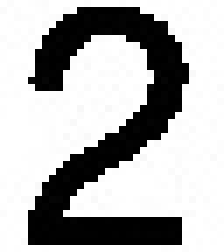
#> input picture computer-vision/optical_character_recognition/data/characters/2.jpg, 32 x 36 px (shown 7 times larger)
$ python task1.py
#> lines starting #> are read from the running program, lines starting #| are printed output that depends on the picture; after the words box and inside, x2 and y2 are one past the last pixel; in counts of white or black regions, pixels touching at a corner belong together
"""
Character Detection

The goal of this task is to implement an optical character recognition system consisting of Enrollment, Detection and Recognition sub tasks

Please complete all the functions that are labelled with '# TODO'. When implementing the functions,
comment the lines 'raise NotImplementedError' instead of deleting them.

Do NOT modify the code provided.
Please follow the guidelines mentioned in the project1.pdf
Do NOT import any library (function, module, etc.).
"""


import argparse
import json
import os
import glob
import cv2
import numpy as np


def read_image(img_path, show=False):
    """Reads an image into memory as a grayscale array.
    """
    img = cv2.imread(img_path, cv2.IMREAD_GRAYSCALE)

    if show:
        show_image(img)

    return img

# [7 lines left out: function show_image, not called in this run]

def parse_args():
    parser = argparse.ArgumentParser(description="cse 473/573 project 1.")
    parser.add_argument(
        "--test_img", type=str, default="./data/test_img.jpg",
        help="path to the image used for character detection (do not change this arg)")
    parser.add_argument(
        "--character_folder_path", type=str, default="./data/characters",
        help="path to the characters folder")
    parser.add_argument(
        "--result_saving_directory", dest="rs_directory", type=str, default="./",
        help="directory to which results are saved (do not change this arg)")
    args = parser.parse_args()
    return args

def ocr(test_img, characters):
    """Step 1 : Enroll a set of characters. Also, you may store features in an intermediate file.
       Step 2 : Use connected component labeling to detect various characters in an test_img.
       Step 3 : Taking each of the character detected from previous step,
         and your features for each of the enrolled characters, you are required to a recognition or matching.

    Args:
        test_img : image that contains character to be detected.
        characters_list: list of characters along with name for each character.

    Returns:
    a nested list, where each element is a dictionary with {"bbox" : (x(int), y (int), w (int), h (int)), "name" : (string)},
        x: row that the character appears (starts from 0).
        y: column that the character appears (starts from 0).
        w: width of the detected character.
        h: height of the detected character.
        name: name of character provided or "UNKNOWN".
        Note : the order of detected characters should follow english text reading pattern, i.e.,
            list should start from top left, then move from left to right. After finishing the first line, go to the next line and continue.

    """
    # TODO Add your code here. Do not modify the return and input arguments

    enrollment()

    detection()

    recognition()

    raise NotImplementedError

def enrollment():
    """ Args:
        You are free to decide the input arguments.
    Returns:
    You are free to decide the return.
    """
    # TODO: Step 1 : Your Enrollment code should go here.

    def image_loader(folder):
        image_list = []
        for filename in os.listdir(folder):
            img = cv2.imread(os.path.join(folder,filename))
            img = cv2.threshold(img, 127, 255, cv2.THRESH_BINARY_INV)[1]

            if img is not None:
                image_list.append(img)
        return image_list


    def sift_function(image_list):
        kp_sample = []
        des_sample = []
        sift = cv2.SIFT_create()

        for i in range(len(image_list)):
            keypoints,descriptors = sift.detectAndCompute(image_list[i],None)
            if keypoints is not None and descriptors is not None:
                kp_sample.append(keypoints)
                des_sample.append(descriptors)

        return kp_sample,des_sample


    image_list = image_loader('./data/characters')
    kp_sample,des_sample = sift_function(image_list)
    return kp_sample,des_sample,image_list

    raise NotImplementedError

# [170 lines left out: functions detection, recognition, save_results, not called in this run]


def main():
    args = parse_args()

    characters = []

    all_character_imgs = glob.glob(args.character_folder_path+ "/*")

    for each_character in all_character_imgs :
        character_name = "{}".format(os.path.split(each_character)[-1].split('.')[0])
        characters.append([character_name, read_image(each_character, show=False)])
#> in read_image, img is the input picture: shape (36, 32); min 0, max 255, mean 178.5
#> pass 2 of the loop in main, `for each_character in all_character_imgs :`:
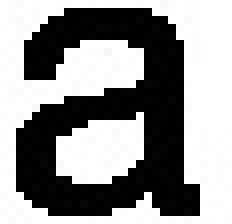
#> input picture computer-vision/optical_character_recognition/data/characters/a.jpg, 29 x 28 px (shown 8 times larger)
#> in read_image, img is the input picture: shape (28, 29); min 0, max 255, mean 145.1
#> pass 3 of the loop in main, `for each_character in all_character_imgs :`:
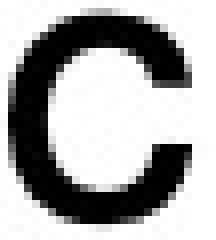
#> input picture computer-vision/optical_character_recognition/data/characters/c.jpg, 27 x 30 px (shown 8 times larger)
#> in read_image, img is the input picture: shape (30, 27); min 0, max 255, mean 169.7

    test_img = read_image(args.test_img)
#> call 4 of read_image, with img_path = './data/test_img.jpg', show = False
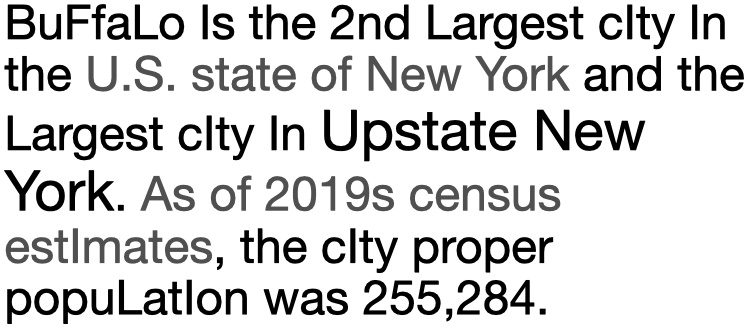
#> input picture computer-vision/optical_character_recognition/data/test_img.jpg, 747 x 328 px
#> in read_image, img is the input picture: shape (328, 747); min 0, max 255, mean 214

    results = ocr(test_img, characters)
#> in image_loader, `img = cv2.threshold(img, 127, 255, cv2.THRESH_BINARY_INV)[1]`:
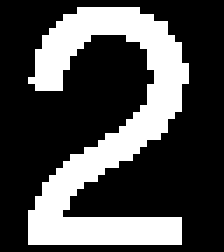
#> img: shape (36, 32, 3) (shown 7 times larger); 29.9% white; 1 white region, box (x1, y1, x2, y2) and area: (4, 1, 27, 35) 344
#> pass 2 of the loop in image_loader, `for filename in os.listdir(folder):`:
#> in image_loader, `img = cv2.threshold(img, 127, 255, cv2.THRESH_BINARY_INV)[1]`:
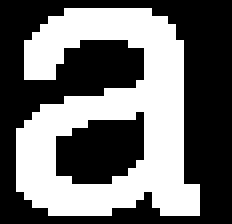
#> img: shape (28, 29, 3) (shown 8 times larger); 43.1% white; 1 white region, box (x1, y1, x2, y2) and area: (2, 1, 25, 27) 350
#> pass 3 of the loop in image_loader, `for filename in os.listdir(folder):`:
#> in image_loader, `img = cv2.threshold(img, 127, 255, cv2.THRESH_BINARY_INV)[1]`:
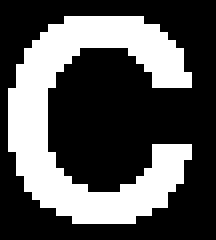
#> img: shape (30, 27, 3) (shown 8 times larger); 33.3% white; 1 white region, box (x1, y1, x2, y2) and area: (1, 2, 24, 28) 270
#> in enrollment, `image_list = image_loader('./data/characters')`: image_list = 3 items
#> the loop in sift_function, `for i in range(len(image_list)):` made 3 passes

    save_results(results, args.rs_directory)


if __name__ == "__main__":
#> (the run stopped early here; a loop or call above may not have finished)
